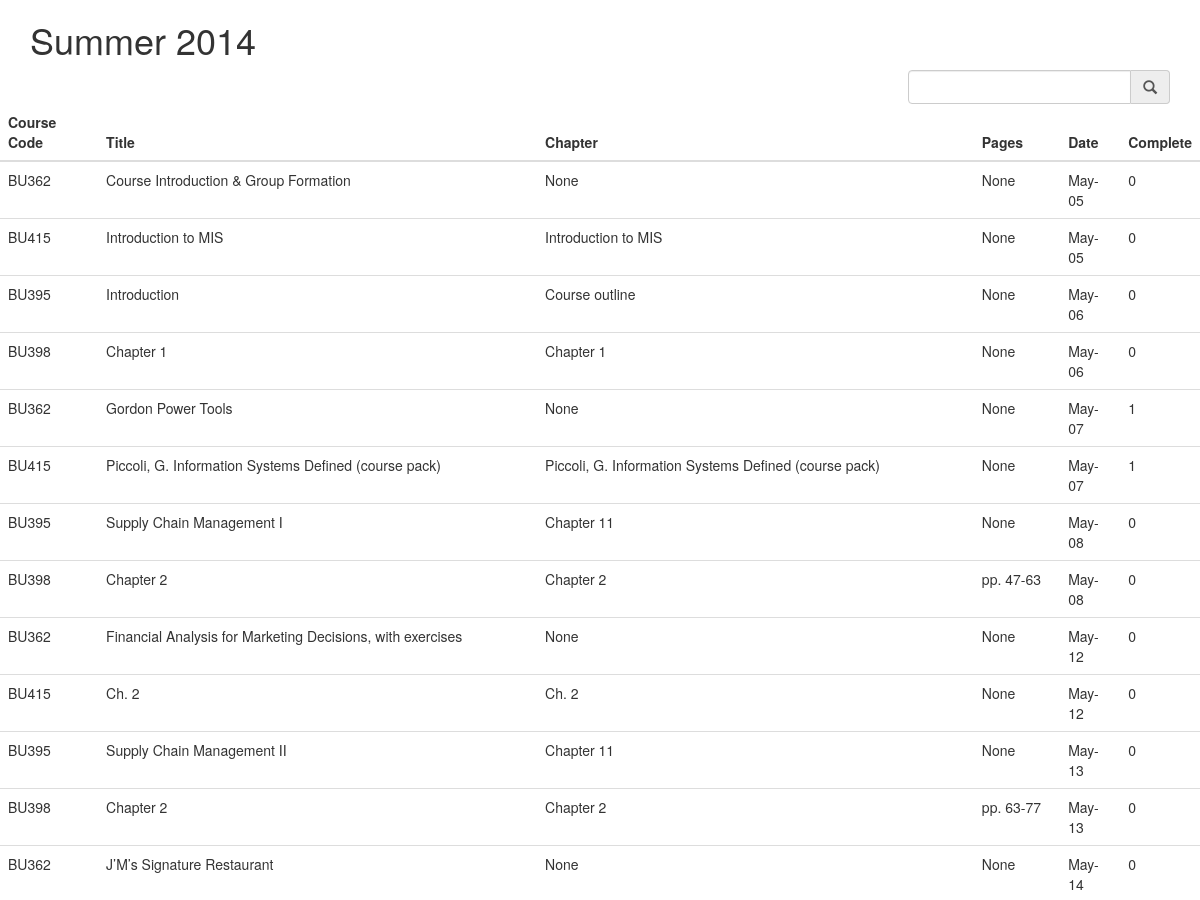
The app's page /Readings (upper part), older data.
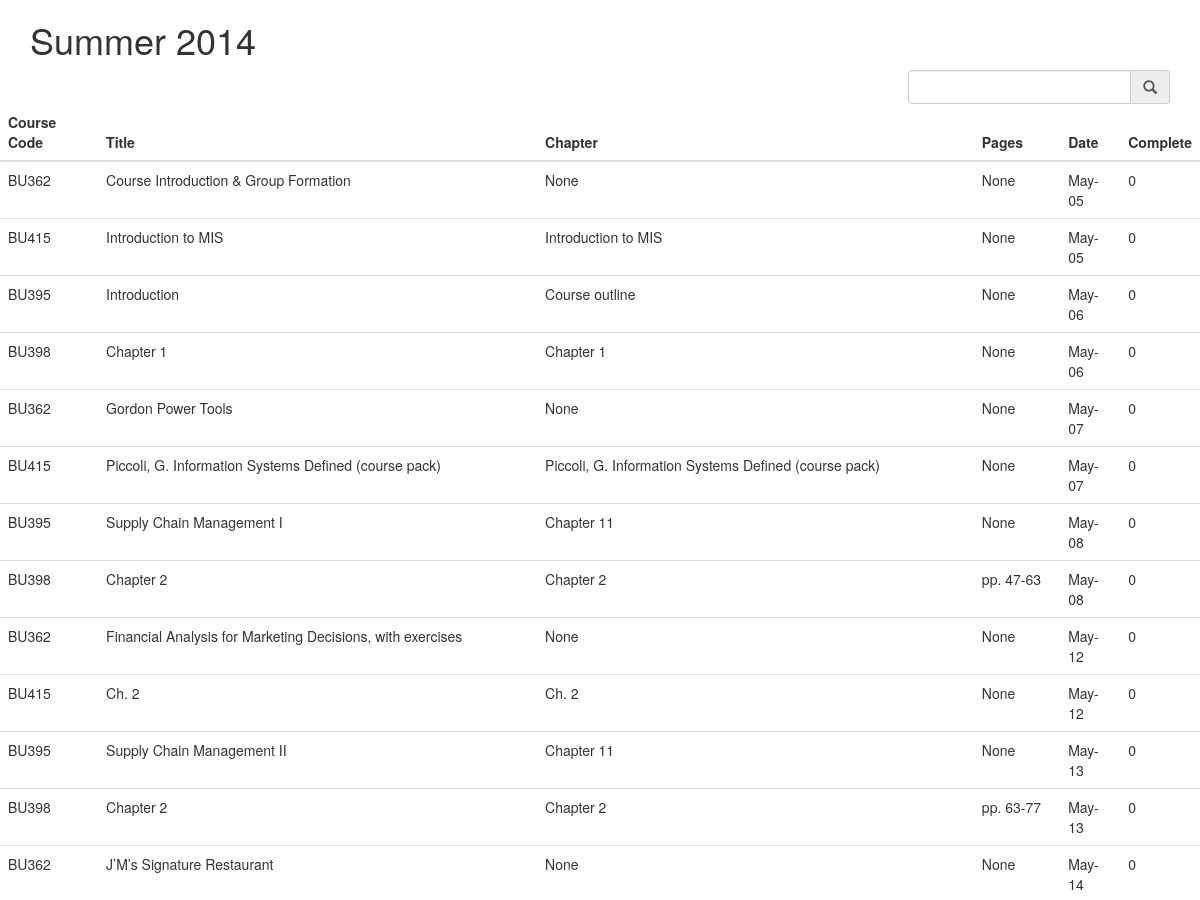
The same page, newer data.
### tables this page shows
CREATE TABLE Readings
            (course_code text, name text, chapter int, date text, pages text, complete bool);

### app/views.py (the view)
@app.route('/Readings')
def show_readings():
    db = get_db()
    sql = '''SELECT * FROM {0} ORDER BY date'''.format("Readings")
    cur = db.execute(sql)
    entries = cur.fetchall()
    return render_template('show_readings.html',entries=entries)

### app/views.py (called while the page is built)
def format_datetime(value,format='%b-%d'):
    list_date = value.split('-')
    strdate = date(int(list_date[0]),int(list_date[1]),int(list_date[2]))
    return strdate.strftime(format)

def get_db():
    top = _app_ctx_stack.top
    if not hasattr(top, 'sqlite_db'):
        sqlite_db = sqlite3.connect( app.config['DATABASE'])
        sqlite_db.row_factory = sqlite3.Row
        top.sqlite_db = sqlite_db
    return top.sqlite_db

@app.teardown_appcontext
def close_db_connection(exception):
    top = _app_ctx_stack.top
    if hasattr(top, 'sqlite_db'):
        top.sqlite_db.close()

### app/templates/show_readings.html (shortened to what this page needs)
{% extends "individual_reading.html" %}
{% block body %}
        <div class="row">
            <div class="col-md-12">
                 <table class="table" id="homework">
                     <thead>
                      <tr>
                          <th>Course Code</th>
                          <th>Title</th>
                          <th>Chapter</th>
                          <th>Pages</th>
                          <th>Date</th>
                          <th>Complete</th>
                      </tr>
                    </thead>
                    <tbody>
                     {% for entry in entries %}
                    <tr>
                        <td>{{ entry.course_code }}</td>
                        <td>{{ entry.name }}</td>
                        <td>{{ entry.chapter }}</td>
                        <td>{{ entry.pages }}</td>
                        <td>{{ entry.date|datetimeformat }}</td>
                        <td>{{ entry.complete }}</td>
                    </tr>
                    {% else %}
                    <tr><td><em>Unbelievable.  No entries here so far</em></td></tr>
                    {% endfor %}
                    </tbody>
                 </table>
        </div>
    </div>
{% endblock %}

### app/templates/individual_reading.html (shortened to what this page needs)
<!doctype html>
<head>
    <link href="{{ url_for('static', filename='css/bootstrap.css') }}" rel = "stylesheet" type="text/css">
	<link href="{{ url_for('static', filename='css/bootstrap-theme.css') }}" rel = "stylesheet" type="text/css">
</head>
        <div class="page">
            <div class="container">
                <div class="row" >
                    <div class="col-md-12">
                         <h1>Summer 2014</h1>
                    </div>
                </div>
                 <div class="row">
                    <div class="col-md-3 col-md-offset-9">
                        <div class="input-group">
                            <input type="text" class="form-control"  id="search">
                                <span class="input-group-addon">
                                    <i class="glyphicon glyphicon-search"></i>
                                </span>
                            </div>
                        </div>
                    </div>
            </div>
        </div>
        {% block body %}{% endblock %}

Row changes from the older to the newer data that the page shows:
changed Readings "Gordon Power Tools": complete "1" → "0"
changed Readings "Piccoli, G. Information Systems Defined (course pack)": complete "1" → "0"
